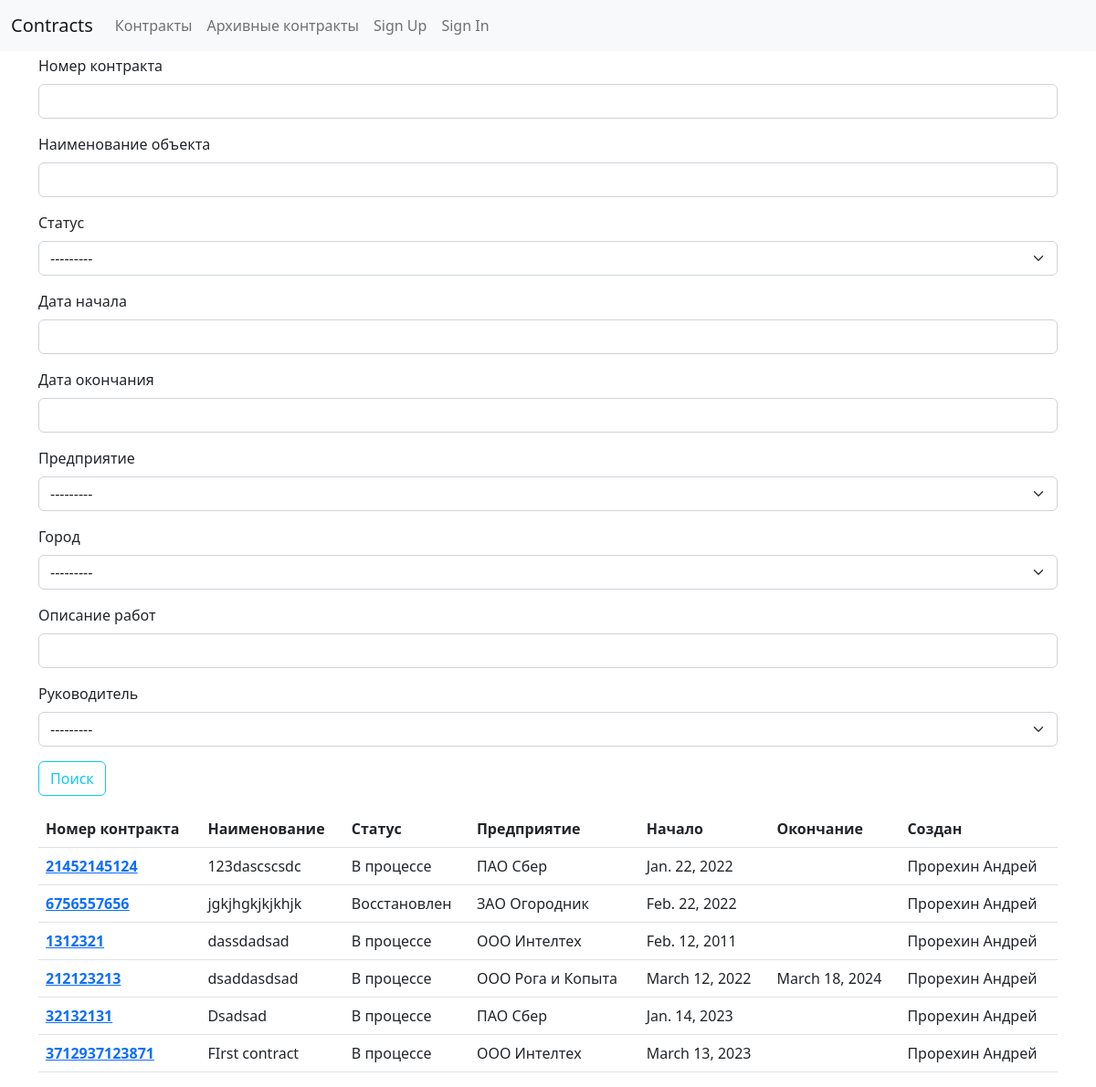
The app's page /contracts/ with its own data.
### contracts/users/models.py (models this page shows, shortened)
class Contract(models.Model):
    STATES = [
        ("in_process", "В процессе"),
        ("restored", "Восстановлен"),
        ("contract_organization", "Организация контракта"),
        ("complete", "Завершен"),
        ("arhive", "Архив"),
    ]
    number = models.BigIntegerField("Номер контракта")
    object = models.CharField("Наименование объекта", max_length=150)
    state = models.CharField(
        "Статус", max_length=50, choices=STATES, default="in_process", blank=True
    )
    company = models.ForeignKey(
        Company, on_delete=models.CASCADE, verbose_name="Предприятие", blank=True
    )
    town = models.ForeignKey(
        Town, on_delete=models.CASCADE, verbose_name="Город", blank=True
    )
    description = models.TextField("Описание работ")
    start = models.DateField("Дата начала работ", blank=True, null=True)
    end = models.DateField("Плановая дата окончания работ", blank=True, null=True)
    creator = models.ForeignKey(
        User,
        verbose_name="Создатель",
        on_delete=models.PROTECT,
        null=True,
        blank=True,
        related_name="created_contracts",
        editable=False,
    )
    gip = models.ForeignKey(
        User,
        verbose_name="Руководитель",
        on_delete=models.PROTECT,
        blank=True,
        null=True,
        related_name="gip_contracts",
    )
    users = models.ManyToManyField(
        User,
        blank=True,
        null=True,
        verbose_name="Пользователи",
        related_name="contracts",
    )
    ada = models.BooleanField(default=False)
    mpe = models.BooleanField(default=False)
    mpm = models.BooleanField(default=False)
    class Meta:
        verbose_name_plural = _("Контракты")
        verbose_name = _("Контракт")

class Company(models.Model):
    name = models.CharField("Наименование", max_length=50, unique=True)
    class Meta:
        verbose_name_plural = _("Компании")
        verbose_name = _("Компания")
    def __str__(self) -> str:
        return self.name

class User(AbstractUser):
    name = models.CharField(_("Name of User"), blank=True, max_length=255)
    first_name = None  # type: ignore[assignment]
    last_name = None  # type: ignore[assignment]
    supervisor = models.BooleanField("Руководитель", default=False)
    it_staff = models.BooleanField("IT персонал", default=False)
    def __str__(self) -> str:
        return self.name or super().__str__()

### contracts/users/contract_views.py (the view)
# urls.py: path("", ContractListView.as_view(), name="contract-list"),
class ContractListView(MainContractListView):
    def get_queryset(self) -> QuerySet[Any]:
        self.form = ContarctFilterForm(self.request.GET)
        qs = super().get_queryset().exclude(state="arhive")
        state = self.request.GET.get("state", None)
        if state:
            qs = qs.filter(state=state)
        return qs

### contracts/users/forms.py
class ContarctFilterForm(ArhiveContarctFilterForm):
    class Meta:
        model = Contract
        fields = [
            "number",
            "object",
            "state",
            "start",
            "end",
            "company",
            "town",
            "description",
            "gip",
        ]

### contracts/users/context_processors.py (called while the page is built)
def allauth_settings(request):
    return {
        "ACCOUNT_ALLOW_REGISTRATION": settings.ACCOUNT_ALLOW_REGISTRATION,
    }

### contracts/users/contract_views.py (called while the page is built)
    def get_context_data(self, **kwargs):
        context = super(MainContractListView, self).get_context_data(**kwargs)
        context["form"] = self.form
        return context

### contracts/users/models.py (called while the page is built)
    def __str__(self) -> str:
        return self.name

### contracts/templates/users/contract_list.html (shortened to what this page needs)
{% extends "base.html" %}
{% load crispy_forms_tags %}
{% block content %}
<form>
    <fieldset class="form-group">
        {{ form|crispy }}
    </fieldset>
    <div class="form-group">
        <button class="btn btn-outline-info" type="submit">Поиск</button>
    </div>
</form>
<table class="table mt-3">
    <thead>
      <tr>
        <th scope="col">Номер контракта</th>
        <th scope="col">Наименование</th>
        <th scope="col">Статус</th>
        <th scope="col">Предприятие</th>
        <th scope="col">Начало</th>
        <th scope="col">Окончание</th>
        <th scope="col">Создан</th>
      </tr>
    </thead>
    <tbody>
        {% for contract in contracts %}
          <tr>
            <th scope="row">
                <a href="{% url 'contracts:contract-detail' contract.id %}">{{contract.number}}</a>
            </th>
            <td>{{contract.object}}</td>
            <td>{{contract.get_state_display}}</td>
            <td>{{contract.company}}</td>
            <td>{{contract.start}}</td>
            <td>{% if contract.end %}{{contract.end}}{% endif %}</td>
            <td>{{contract.creator}}</td>
          </tr>
        {% endfor %}
    </tbody>
  </table>
{% endblock content %}

### records on screen
Contract: number "21452145124", object "123dascscsdc", state "В процессе", company "ПАО Сбер", start "Jan. 22, 2022", creator "Прорехин Андрей"
Contract: number "6756557656", object "jgkjhgkjkjkhjk", state "Восстановлен", company "ЗАО Огородник", start "Feb. 22, 2022", creator "Прорехин Андрей"
Contract: number "1312321", object "dassdadsad", state "В процессе", company "ООО Интелтех", start "Feb. 12, 2011", creator "Прорехин Андрей"
Contract: number "212123213", object "dsaddasdsad", state "В процессе", company "ООО Рога и Копыта", start "March 12, 2022", end "March 18, 2024", creator "Прорехин Андрей"
Contract: number "32132131", object "Dsadsad", state "В процессе", company "ПАО Сбер", start "Jan. 14, 2023", creator "Прорехин Андрей"
Contract: number "3712937123871", object "FIrst contract", state "В процессе", company "ООО Интелтех", start "March 13, 2023", creator "Прорехин Андрей"
